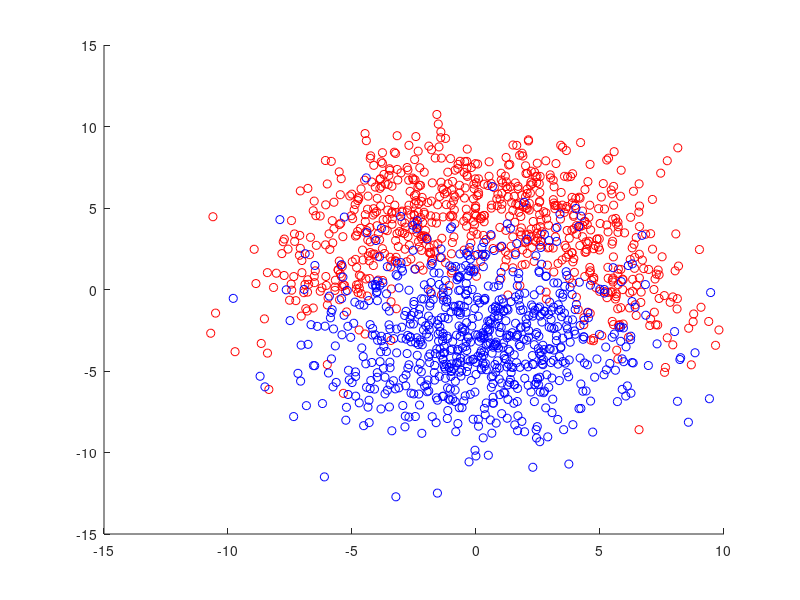

Write MATLAB code to recreate this figure. (Note: this script raises an error after producing the figure.)
%% Load the data
data = load( 'twoclass.mat' );
N = size(data.A,1);

%% Split the data into train and test set
% Create a random permutation
select = randperm( N );
p = N * 0.75;

% Select according to permutation
train = data.A(select(1:p),:);
test = data.A(select(p+1:N),:);

% New permutation for second class
select = randperm( N );

% Select according to permutation
train = [train; data.B(select(1:p),:)];
test = [test; data.B(select(p+1:N),:)];

% Create the labels
train_labels = [ repmat( [1 0], p, 1 ); repmat( [0 1], p, 1 ) ];
test_labels = [ repmat( [1 0], N - p, 1 ); repmat( [0 1], N - p, 1 ) ];

%% Plot data in train set
hold on;
scatter( train(1:p,1), train(1:p,2), 'r' )
scatter( train(p+1:2*p,1), train(p+1:2*p,2), 'b' )
hold off;

%% Train a knn-classifier
neighbors = 5;
NET = knn( 2, 2, neighbors, train, train_labels );

%% Evaluate the classifier
Y = knnfwd( NET, test );

[C,Rate] = confmat( Y, test_labels )

%% Loop to make a graph
Rates = zeros(1,20);
max_k = 1500;
stepsize = 5;
for i = 1 : max_k/stepsize,
    NET = knn( 2, 2, (i-1)*stepsize, train, train_labels );
    Y = knnfwd( NET, test );
    [C,Rate] = confmat( Y, test_labels );
    Rates(i) = 1.0 - Rate(1) / 100.0;
end

plot( Rates )

%% Cross-validation
folds = 10;
indices = crossvalind('Kfold', 2*p, folds );
best = zeros(folds,1);

for i = 1:folds,
    % Create instances
    test_indices = (indices == i);
    train_indices = ~test_indices; 
    
    % Temporary dataset, excluding the current validation set
    temp_train = train( train_indices, : ); 
    temp_labels = train_labels( train_indices, : );
    
    % Validation set and labels
    validation = train( test_indices, : );
    validation_labels = train_labels( test_indices, : );
    
    % Set parameters
    max_k = 100;
    Rates = zeros( 1, max_k/stepsize );
    stepsize = 2;
    
    % Calculate the different error rates for k
    for j = 1:max_k/stepsize,
        NET = knn( 2, 2, (j-1)*stepsize, temp_train, temp_labels );
        Y = knnfwd( NET, validation );
        
        [C,Rate] = confmat( Y, validation_labels );
        Rates(j) = 1.0 - Rate(1) / 100.0;
    end
    
    % Find the best value for k
    current_best = find( Rates == min( Rates ) );
    best(i) = (current_best(1) - 1) * stepsize;
end
